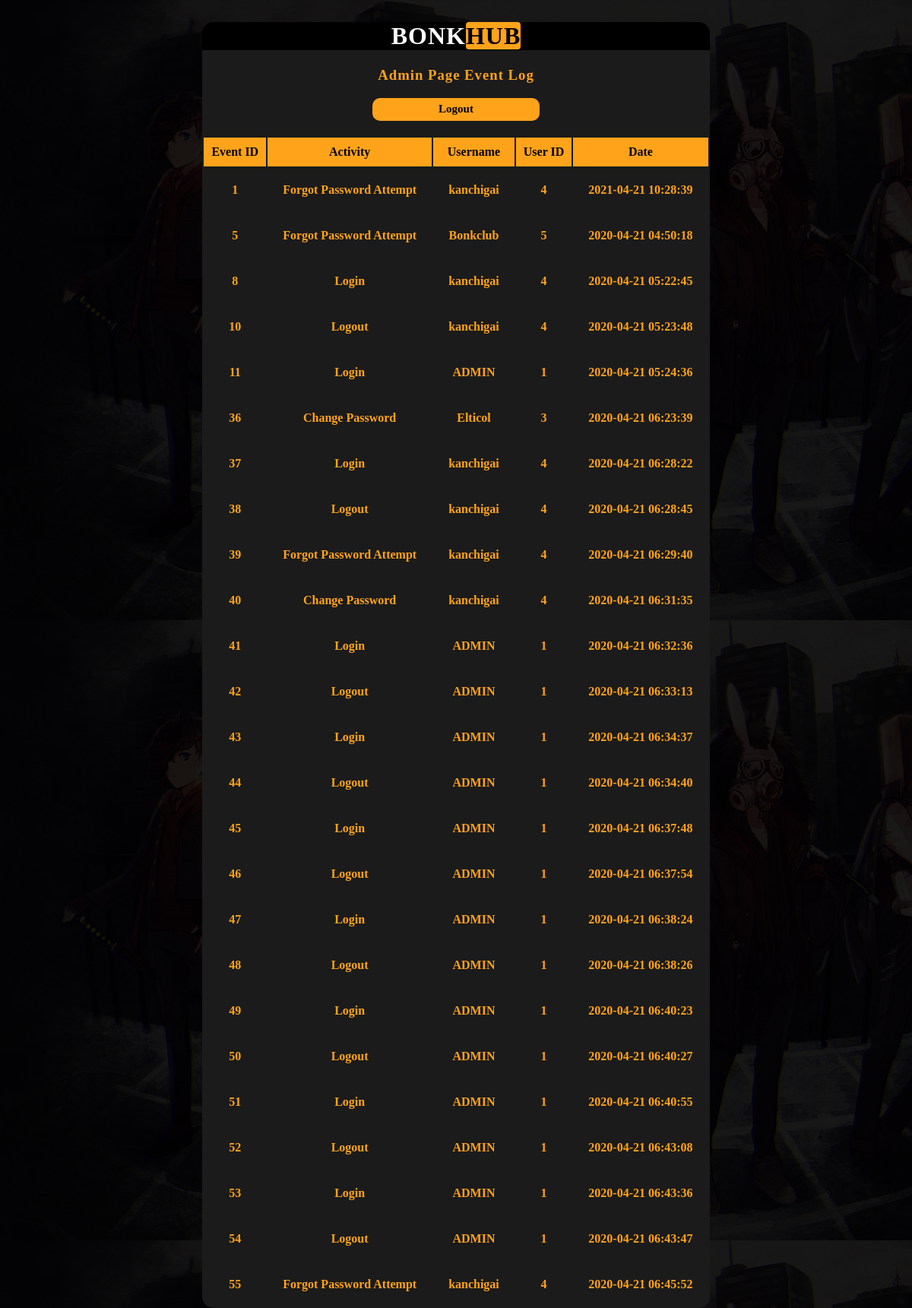
The app's page /micproject/admain.php with its own data.
### tables this page shows
CREATE TABLE `event_log` (
  `event_id` int(11) NOT NULL,
  `activity` varchar(50) NOT NULL,
  `usrname` varchar(50) NOT NULL,
  `usr_id` int(11) NOT NULL,
  `date` datetime NOT NULL
);

### micproject/admain.php (the view, shortened to what this page needs)
<?php
$host="localhost";
$user="root";
$password="";
$db="login";
	$con = mysqli_connect($host,$user,$password);
		   mysqli_select_db($con, $db);
?>
<!DOCTYPE html>
<html>
<head>
	<link href="style.css?v=<?php echo time(); ?>" rel="stylesheet" type="text/css" />
</head>
<body>
	<center>
		<div id="main">
			<form method="POST">
			<h1>BONK<span>HUB</span></h1>
			<h3>Admin Page Event Log</h3>
			<input type="submit" id="sub" name="logout" value="Logout">
			</form>
			<table>
				<thead>
					<th>Event ID</th>
					<th>Activity</th>
					<th>Username</th>
					<th>User ID</th>
					<th>Date</th>
				</thead>
				<?php
				$dbase=mysqli_query($con,"select * from event_log");
				while($row=mysqli_fetch_array($dbase)){
				?>
				<tbody>
					<th><?php echo $row['event_id'] ?></th>
					<th><?php echo $row['activity'] ?></th>
					<th><?php echo $row['usrname'] ?></th>
					<th><?php echo $row['usr_id'] ?></th>
					<th><?php echo $row['date'] ?></th>
				<tbody>
				<?php } ?>
			</table>
		</div>
	</center>
</body>
</html>

### micproject/style.css (style rules this page uses)
body { background: rgba(0,0,0,0.9)url(njjjjj.jpg); background-size:cover; background-blend-mode: darken; display: flex; justify-content: center; height: 100vh; }
#main { background-color: #1b1b1b; border-radius: 15px; }
table thead { font-family: calibri; border-collapse: collapse; background: #ffa31a; }
thead th { padding:10px; }
table tbody { font-family: calibri; color: #ffa31a; }
tbody th { padding:20px; }
h1 { color: white; font-family: calibri; background-color: black; letter-spacing: 1px; border-top-right-radius: 15px; border-top-left-radius: 15px; }
#sub { width: 220px; height: 30px; background-color: #ffa31a; font-family: calibri; font-weight: bold; font-size: 15px; border: none; cursor: pointer; float: middle; border-radius: 10px; margin-bottom: 20px; }
span { color: black; background-color: #ffa31a; background-repeat: no-repeat; background-size: 1px 1px; border-radius: 4px; }
h3 { color: white; font-family: calibri; color: #ffa31a; letter-spacing: 1px; }

### records on screen
event_log: event_id "1", activity "Forgot Password Attempt", usrname "kanchigai", usr "4", date "2021-04-21 10:28:39"
event_log: event_id "5", activity "Forgot Password Attempt", usrname "Bonkclub", usr "5", date "2020-04-21 04:50:18"
event_log: event_id "8", activity "Login", usrname "kanchigai", usr "4", date "2020-04-21 05:22:45"
event_log: event_id "10", activity "Logout", usrname "kanchigai", usr "4", date "2020-04-21 05:23:48"
event_log: event_id "11", activity "Login", usrname "ADMIN", usr "1", date "2020-04-21 05:24:36"
event_log: event_id "36", activity "Change Password", usrname "Elticol", usr "3", date "2020-04-21 06:23:39"
event_log: event_id "37", activity "Login", usrname "kanchigai", usr "4", date "2020-04-21 06:28:22"
event_log: event_id "38", activity "Logout", usrname "kanchigai", usr "4", date "2020-04-21 06:28:45"
event_log: event_id "39", activity "Forgot Password Attempt", usrname "kanchigai", usr "4", date "2020-04-21 06:29:40"
event_log: event_id "40", activity "Change Password", usrname "kanchigai", usr "4", date "2020-04-21 06:31:35"
event_log: event_id "41", activity "Login", usrname "ADMIN", usr "1", date "2020-04-21 06:32:36"
event_log: event_id "42", activity "Logout", usrname "ADMIN", usr "1", date "2020-04-21 06:33:13"
event_log: event_id "43", activity "Login", usrname "ADMIN", usr "1", date "2020-04-21 06:34:37"
event_log: event_id "44", activity "Logout", usrname "ADMIN", usr "1", date "2020-04-21 06:34:40"
event_log: event_id "45", activity "Login", usrname "ADMIN", usr "1", date "2020-04-21 06:37:48"
event_log: event_id "46", activity "Logout", usrname "ADMIN", usr "1", date "2020-04-21 06:37:54"
event_log: event_id "47", activity "Login", usrname "ADMIN", usr "1", date "2020-04-21 06:38:24"
event_log: event_id "48", activity "Logout", usrname "ADMIN", usr "1", date "2020-04-21 06:38:26"
event_log: event_id "49", activity "Login", usrname "ADMIN", usr "1", date "2020-04-21 06:40:23"
event_log: event_id "50", activity "Logout", usrname "ADMIN", usr "1", date "2020-04-21 06:40:27"
event_log: event_id "51", activity "Login", usrname "ADMIN", usr "1", date "2020-04-21 06:40:55"
event_log: event_id "52", activity "Logout", usrname "ADMIN", usr "1", date "2020-04-21 06:43:08"
event_log: event_id "53", activity "Login", usrname "ADMIN", usr "1", date "2020-04-21 06:43:36"
event_log: event_id "54", activity "Logout", usrname "ADMIN", usr "1", date "2020-04-21 06:43:47"
event_log: event_id "55", activity "Forgot Password Attempt", usrname "kanchigai", usr "4", date "2020-04-21 06:45:52"
